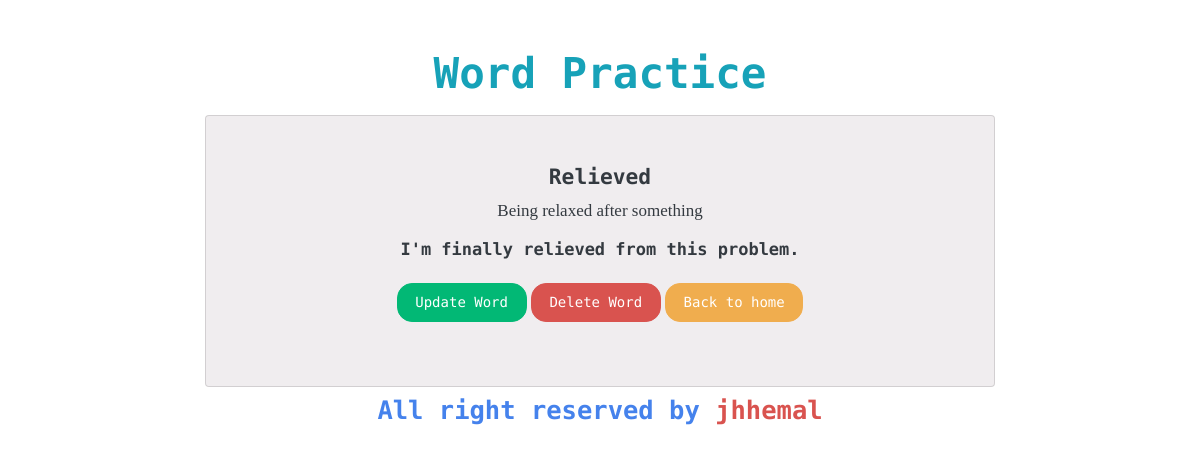
Page /word/3/detail on the committed database.
### word/models.py (models this page shows)
class Word(models.Model):
    word = models.CharField(max_length=50)
    meaning = models.CharField(max_length=100)
    sentance = models.TextField()

### word/views.py (the view)
# urls.py: path('word/<int:pk>/detail', WordDetailView.as_view(), name='detail-word'),
class WordDetailView(DetailView):
    model = Word
    template_name = 'word/detail.html'
    context_object_name = 'word'

### word/templates/word/detail.html
{% extends 'word/base.html' %}
{% block content %}
    <div class="text-center">
        <h5>{{ word.word }}</h5>
        <p>{{ word.meaning }}</p>
        <h6>{{ word.sentance }}</h6>
    </div>
    <p class="text-center mt-3">
        <a href="{% url 'update-word' word.pk %}" class="btn btn-success">Update Word</a>
        <a href="{% url 'update-word' word.pk %}" class="btn btn-danger">Delete Word</a>
        <a href="{% url 'home' %}" class="btn btn-warning">Back to home</a>
    </p>
{% endblock content %}

### rows in the picture
Word: word "Relieved", meaning "Being relaxed after something", sentance "I'm finally relieved from this problem."
